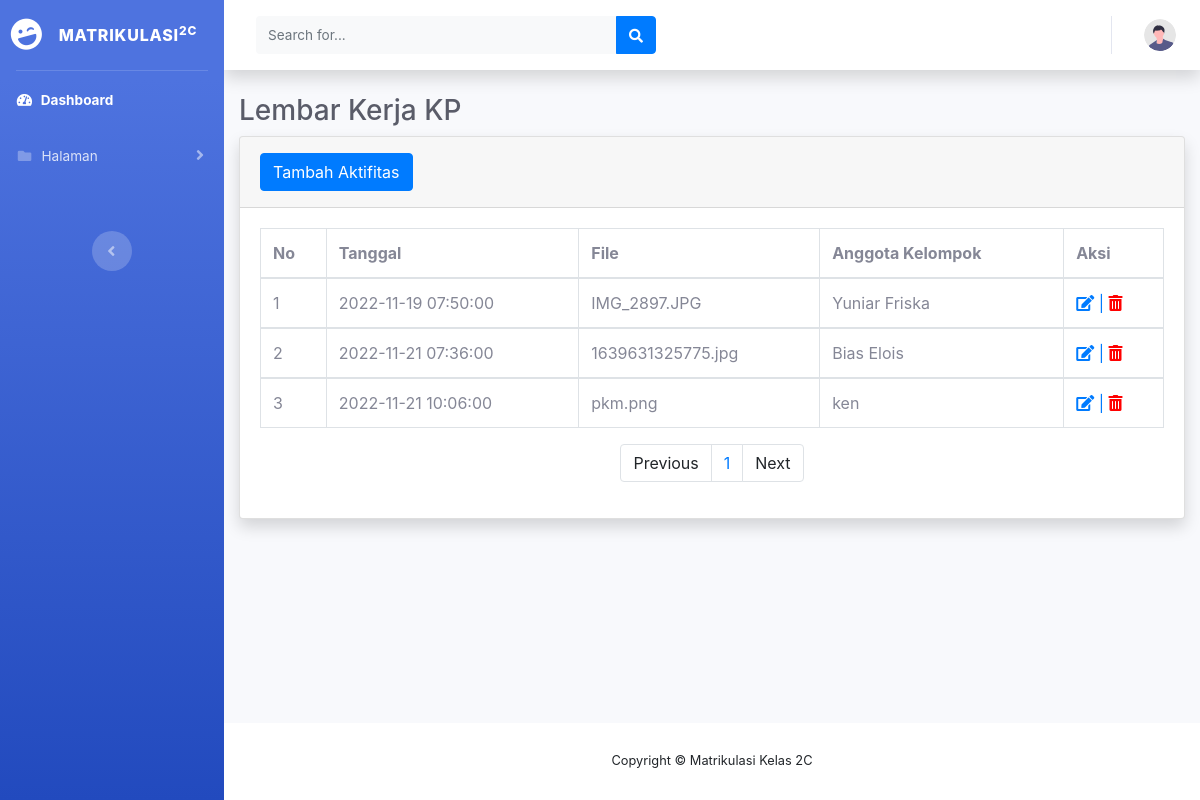
The app's page /mahasiswa/lembar_kerja.php with its own data.
### tables this page shows
CREATE TABLE `lembar_kerja` (
  `Id` int(11) NOT NULL,
  `Tanggal` datetime NOT NULL,
  `File` varchar(45) NOT NULL,
  `Anggota_Kelompok_Id` int(11) NOT NULL
);

CREATE TABLE `anggota_kelompok` (
  `Id` int(11) NOT NULL,
  `Nama_Anggota` varchar(50) NOT NULL,
  `Nim` varchar(25) NOT NULL
);

### mahasiswa/lembar_kerja.php (the view, shortened to what this page needs)
<?php
include '../database.php';
?>
<!DOCTYPE html>
<html lang="en">
<head>
    <link href="../vendor/fontawesome-free/css/all.min.css" rel="stylesheet" type="text/css">
    <link href="../css/sb-admin-2.min.css" rel="stylesheet">
    <link href="https://cdnjs.cloudflare.com/ajax/libs/limonte-sweetalert2/7.33.1/sweetalert2.min.css" rel="stylesheet"></link>
    <link rel="stylesheet" type="text/css" href="https://cdnjs.cloudflare.com/ajax/libs/twitter-bootstrap/4.1.3/css/bootstrap.min.css">
</head>
<body id="page-top">
    <div id="wrapper">
        <ul class="navbar-nav bg-gradient-primary sidebar sidebar-dark accordion" id="accordionSidebar">
            <a class="sidebar-brand d-flex align-items-center justify-content-center" href="dashboard_mahasiswa.php">
                <div class="sidebar-brand-icon rotate-n-15">
                    <i class="fas fa-laugh-wink"></i>
                </div>
                <div class="sidebar-brand-text mx-3">Matrikulasi<sup>2C</sup></div>
            </a>
            <hr class="sidebar-divider my-0">
            <li class="nav-item active">
                <a class="nav-link" href="dashboard_mahasiswa.php">
                    <i class="fas fa-fw fa-tachometer-alt"></i>
                    <span>Dashboard</span></a>
            </li>
            <li class="nav-item">
                <a class="nav-link collapsed" href="#" data-toggle="collapse" data-target="#collapsePages"
                    aria-expanded="true" aria-controls="collapsePages">
                    <i class="fas fa-fw fa-folder"></i>
                    <span>Halaman</span>
                </a>
            </li>
            <br><br>
            <div class="text-center d-none d-md-inline">
                <button class="rounded-circle border-0" id="sidebarToggle"></button>
            </div>
        </ul>
        <div id="content-wrapper" class="d-flex flex-column">
            <div id="content">
                <nav class="navbar navbar-expand navbar-light bg-white topbar mb-4 static-top shadow">
                    <form
                        class="d-none d-sm-inline-block form-inline mr-auto ml-md-3 my-2 my-md-0 mw-100 navbar-search">
                        <div class="input-group">
                            <input type="text" class="form-control bg-light border-0 small" placeholder="Search for..."
                                aria-label="Search" aria-describedby="basic-addon2">
                            <div class="input-group-append">
                                <button class="btn btn-primary" type="button">
                                    <i class="fas fa-search fa-sm"></i>
                                </button>
                            </div>
                        </div>
                    </form>
                    <ul class="navbar-nav ml-auto">
                        <li class="nav-item dropdown no-arrow">
                            <a class="nav-link dropdown-toggle" href="#" id="userDropdown" role="button"
                                data-toggle="dropdown" aria-haspopup="true" aria-expanded="false">
                                <img class="img-profile rounded-circle"
                                    src="../img/undraw_profile.svg">
                            </a>
                        </li>
                    </ul>
                </nav>
                <div class="container-fluid">
                    <h1 class="h3 mb-2 text-gray-800">Lembar Kerja KP</h1>
                    <div class="card shadow mb-4">
                        <div class="card-header py-3">
                        <a href="tambah_lembar.php" class="btn btn-primary">Tambah Aktifitas</a>
                        </div>
                        <div class="card-body">
                            <div class="table-responsive">
                                <table class="table table-bordered" id="dataTable" width="100%" cellspacing="0">
                                    <thead>
                                        <tr>
                                            <th>No</th>
                                            <th>Tanggal</th>
                                            <th>File</th>
                                            <th>Anggota Kelompok</th>
                                            <th>Aksi</th>
                                        </tr>
                                    </thead>
                                    <?php
                                    $batas = 5;
                                    $halaman = isset($_GET['halaman'])?(int)$_GET['halaman'] : 1;
                                    $halaman_awal = ($halaman>1) ? ($halaman * $batas) - $batas : 0;
                                    $previous = $halaman - 1;
                                    $next = $halaman + 1;
                                    $i = 1;
                                    $data = mysqli_query($koneksi, "SELECT lembar_kerja.Id, lembar_kerja.Tanggal, lembar_kerja.File, anggota_kelompok.Nama_Anggota FROM lembar_kerja INNER JOIN anggota_kelompok ON lembar_kerja.Anggota_Kelompok_Id = anggota_kelompok.Id");
                                    $jumlah_data = mysqli_num_rows($data);
				                    $total_halaman = ceil($jumlah_data / $batas);
                                    $data_mahasiswa = mysqli_query($koneksi,"SELECT lembar_kerja.Id, lembar_kerja.Tanggal, lembar_kerja.File, anggota_kelompok.Nama_Anggota FROM lembar_kerja INNER JOIN anggota_kelompok ON lembar_kerja.Anggota_Kelompok_Id = anggota_kelompok.Id limit $halaman_awal, $batas");
                                    while($d = mysqli_fetch_array($data_mahasiswa)) {
                                    ?>
                                    <tbody>
                                        <tr>
                                            <td><?php echo $i++; ?></td>
                                            <td><?php echo $d['Tanggal']; ?></td>
                                            <td><?php echo $d['File']; ?></td>
                                            <td><?php echo $d['Nama_Anggota']; ?></td>
                                            <td>
                                                <a href="update_lembar.php?id=<?php echo $d['Id']; ?>"><i class="fas fa-edit"></i>
                                                                        |
                                                </a><a href="hapus_lembar.php?id=<?php echo $d['Id']; ?>"><i class="fas fa-trash-alt" style="color: red"></i></a>
                                            </td>
                                        </tr>
                                    </tbody>
                                    <?php
                                    }
                                    ?>
                                </table>
                                <nav>
                                    <ul class="pagination justify-content-center">
                                        <li class="page-item">
                                            <a class="page-link" <?php if($halaman > 1){ echo "href='?halaman=$previous'"; } ?>>Previous</a>
                                        </li>
                                        <?php
                                        for($x=1;$x<=$total_halaman;$x++){
                                            ?>
                                            <li class="page-item"><a class="page-link" href="?halaman=<?php echo $x ?>"><?php echo $x; ?></a></li>
                                            <?php
                                        }
                                        ?>
                                        <li class="page-item">
                                            <a  class="page-link" <?php if($halaman < $total_halaman) { echo "href='?halaman=$next'"; } ?>>Next</a>
                                        </li>
                                    </ul>
                                </nav>
                            </div>
                        </div>
                    </div>
                </div>
            </div>
            <footer class="sticky-footer bg-white">
                <div class="container my-auto">
                    <div class="copyright text-center my-auto">
                        <span>Copyright &copy; Matrikulasi Kelas 2C</span>
                    </div>
                </div>
            </footer>
        </div>
    </div>
</body>
</html>

### records on screen
lembar_kerja: Tanggal "2022-11-19 07:50:00", File "IMG_2897.JPG", Anggota_Kelompok_Id.Nama_Anggota "Yuniar Friska"
lembar_kerja: Tanggal "2022-11-21 07:36:00", File "1639631325775.jpg", Anggota_Kelompok_Id.Nama_Anggota "Bias Elois"
lembar_kerja: Tanggal "2022-11-21 10:06:00", File "pkm.png", Anggota_Kelompok_Id.Nama_Anggota "ken"
